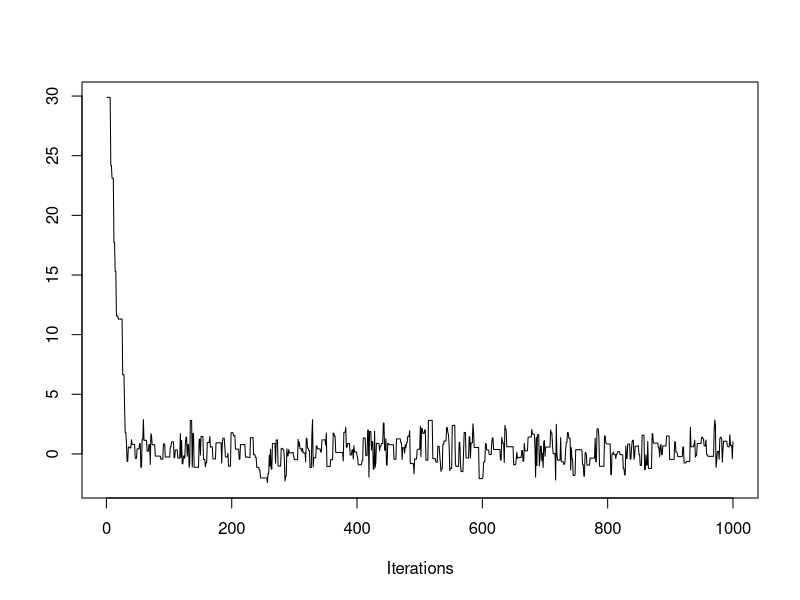
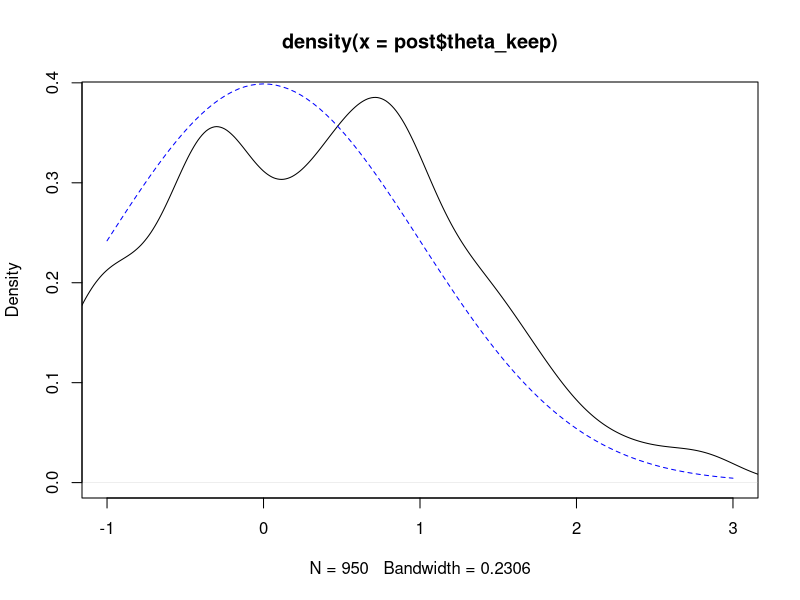

The R source for these figures, in order:
## ---- chunk 1
knitr::opts_chunk$set(echo = TRUE)
## ---- chunk 2
lg<-function(n,theta,y_bar){
  theta2=theta^2
  -theta2/2-log(1+(y_bar[1]-theta)^2)-log(1+(y_bar[2]-theta)^2)-log(1+(y_bar[3]-theta)^2)
}

mh<-function(theta_init,n,y_bar,cand_sd,n_iter){
  theta_out<-numeric(n_iter)
  accept=0
  theta_now<-theta_init
  lg_now<-lg(n,theta_now,y_bar)
  
  for (i in 1:n_iter){
    theta_cand<-rnorm(1,mean=theta_now,sd=cand_sd)
    lg_cand<-lg(n,theta_cand,y_bar)
    lalpha=lg_cand-lg_now
    alpha=exp(lalpha)
    
    u=runif(1)
    if (u<alpha){
    #(u<alpha) gives us an event with probability alpha 
      theta_now=theta_cand
      accept=accept+1
      lg_now=lg_cand
    }
    theta_out[i]=theta_now
  }
  list(theta=theta_out,accept=accept/n_iter)
}
## ---- chunk 3
set.seed(43)
y_bar=c(11,31,41)
n=length(y_bar)
post=mh(30,n,y_bar = y_bar,cand_sd = 3.0,n_iter=1e3)
## ---- chunk 4
str(post)
library("coda") # To see the traceplots
traceplot(as.mcmc(post$theta))

## ---- chunk 5
post$theta_keep<-post$theta[-c(1:50)]
plot(density(post$theta_keep),xlim=c(-1,3))
curve(dnorm(x),lty=2,add = TRUE,col="blue")
points(y_bar,rep(0,n))
